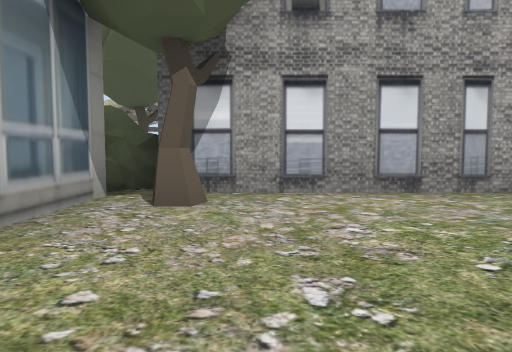
View 1 (above)

24 first-person views from a walk through a 3-D level made in the Unity game engine. The camera is 1.2 m above the floor, tilts 4° down and sees 70° across. The floor is counted in squares, 2.56 m on a side. Each view is taken from the middle of a square. On the plan, view 1 faces up. The plan holds only what a view shows up to about 9 squares ahead; the rest is blank. The place goes on beyond the plan. The player is left out. Some surface patterns are stand-ins.

View 2
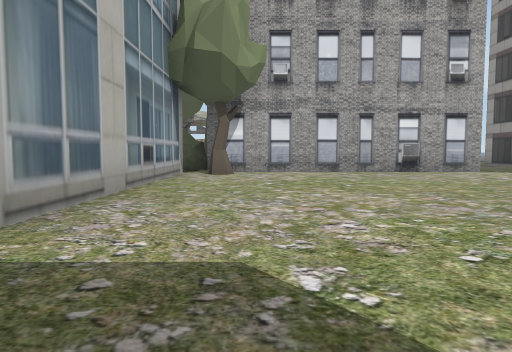

View 3
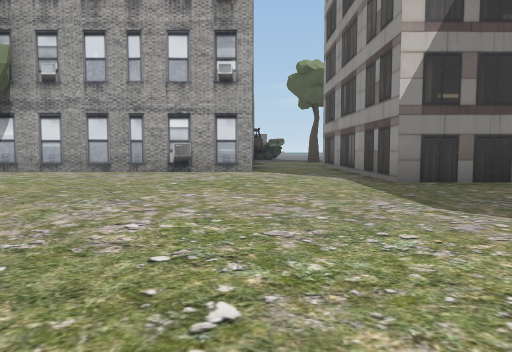

View 4
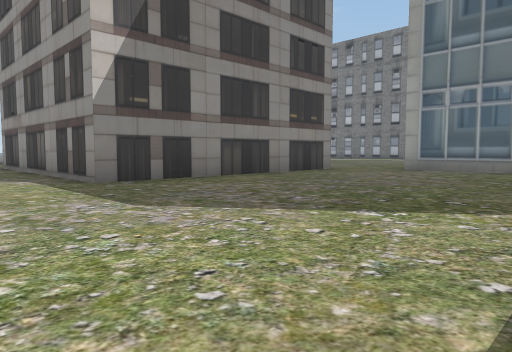

View 5
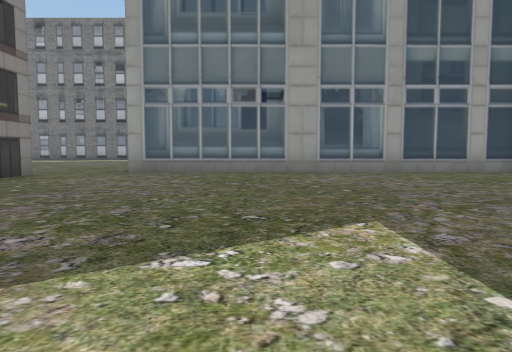

View 6
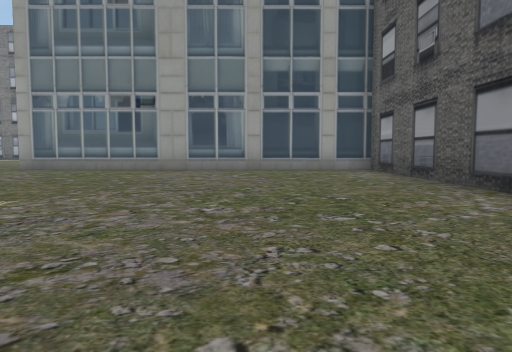

View 7
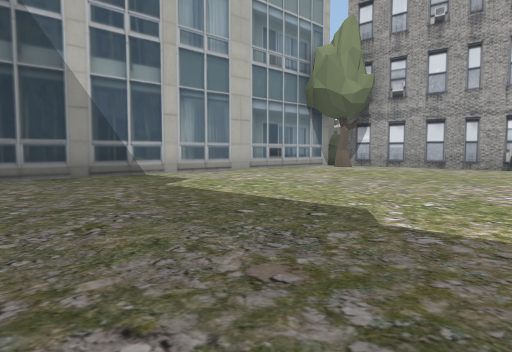

View 8
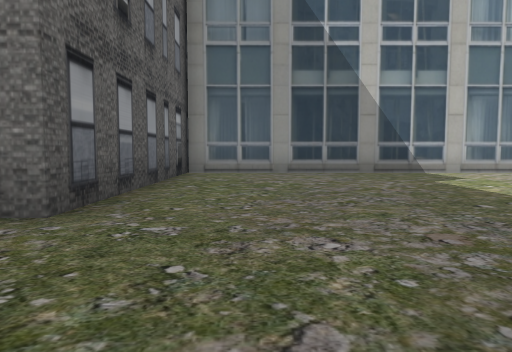

View 9
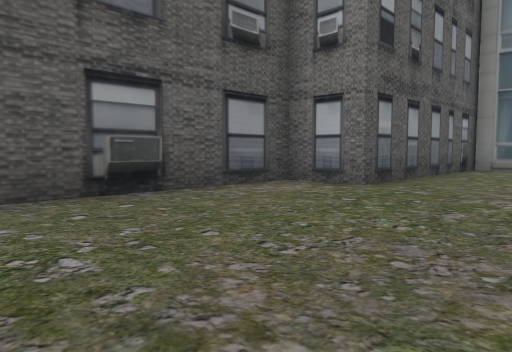

View 10
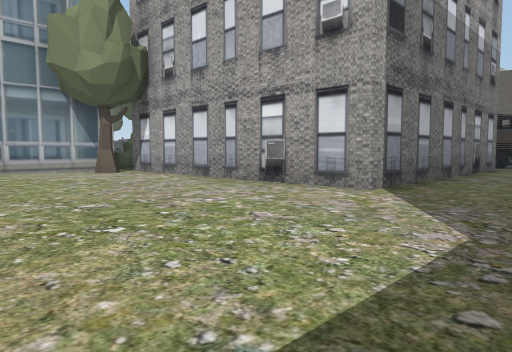

View 11
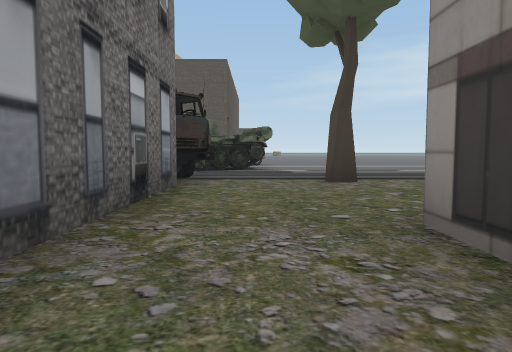

View 12
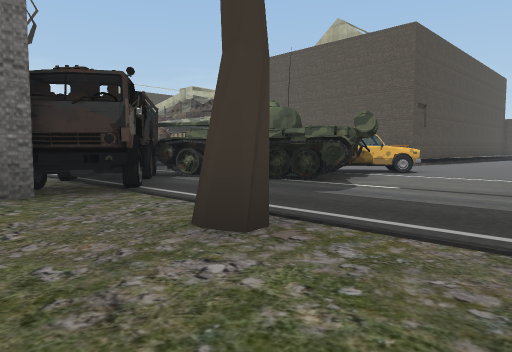

View 13
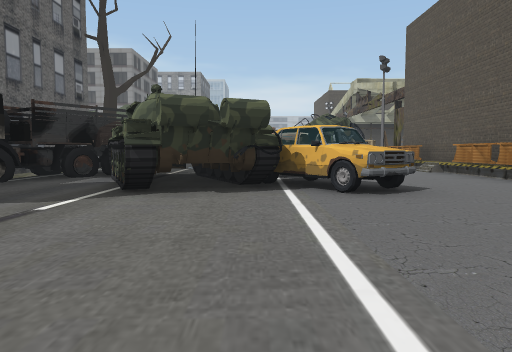

View 14
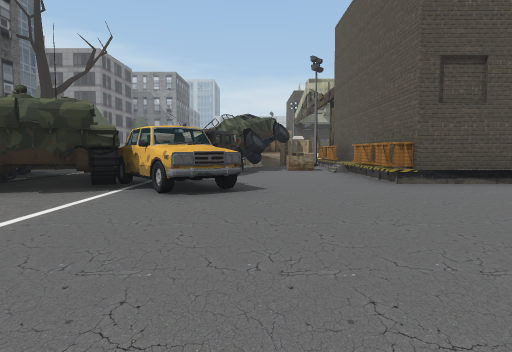

View 15
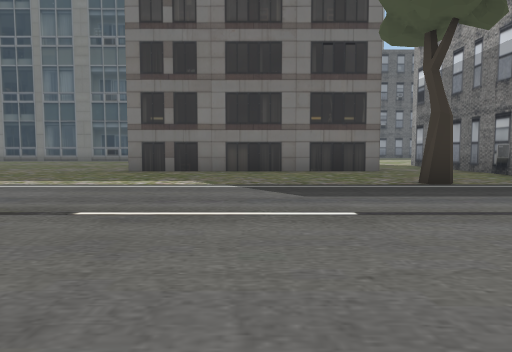

View 16
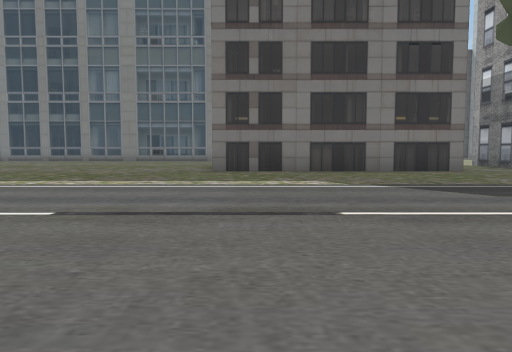

View 17
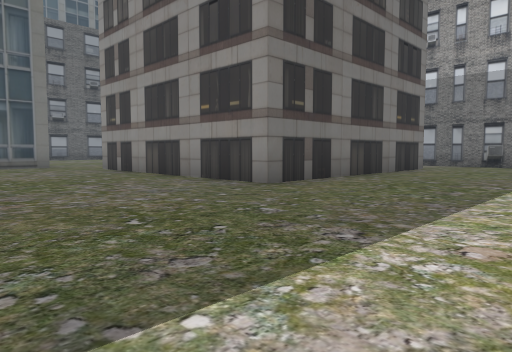

View 18
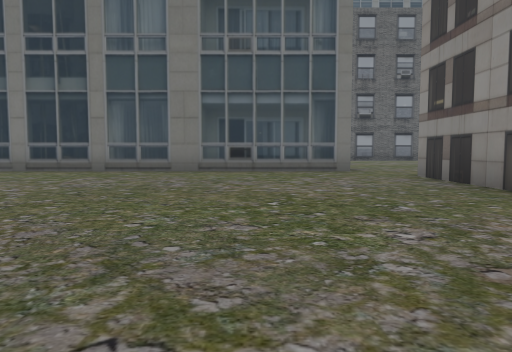

View 19
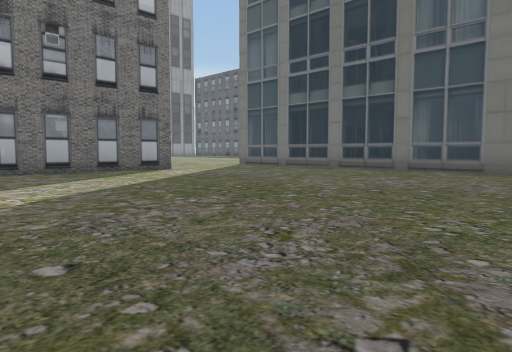

View 20
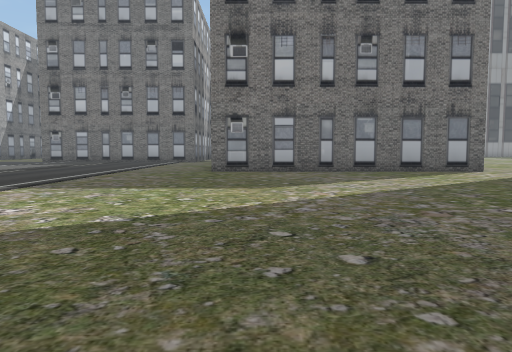

View 21
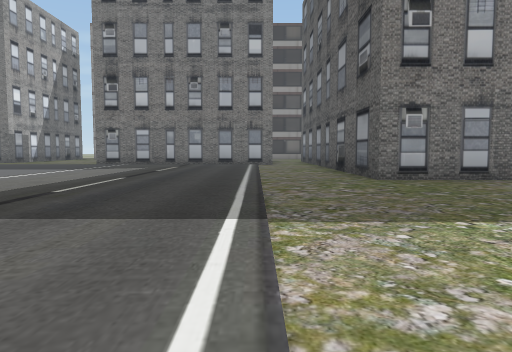

View 22
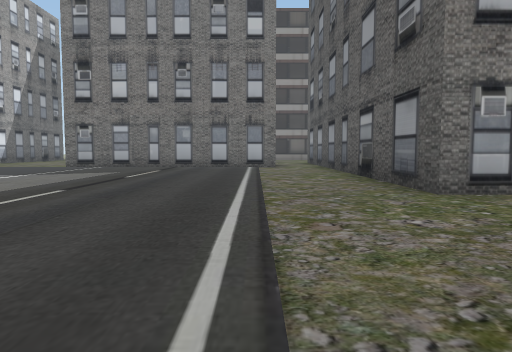

View 23
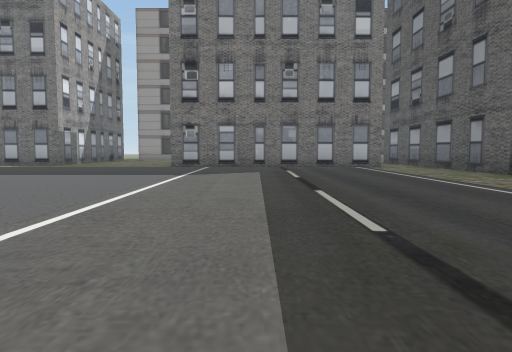

View 24
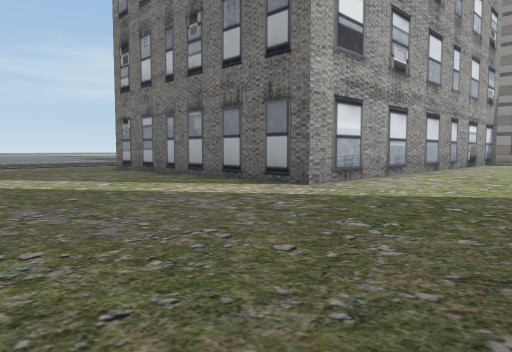

### Floor plan
Points are (right, up) in squares from view 1. A wall is a line through its corners. A room is listed if a view was taken in it or the views show most of it. See-through windows are left out.
Room 1 (views 1, 2, 3, 4, 5, 6, 7, 8, 9, 10)
walls: (8.9, -8.8) (13.9, -8.8) (13.9, -0.3); (4.9, 4) (-1.1, 4); (13, 1.3) (7.1, 1.3) (7.1, 3.5); (-1.9, -7.4) (3.5, -7.4) (3.5, -8.8) (7.4, -8.8); (-1.6, 3.5) (-1.6, -7.5)
ways out: opening at (6, 4) to room 2; opening at (13.5, 0.5) to room 2
objects: other object (-1, 3)
Room 2 (views 11, 12, 13, 14, 15, 16, 17, 18, 19, 20, 21, 22, 23, 24)
walls: (5.7, 13.8) (4.9, 13.4); (5.6, 13.4) (3.5, 12.4); (13.9, -0.3) (21.9, -0.3); (5.7, 15.3) (5.7, 14.7); (4.9, 10) (4.9, 4); (5.6, 15.2) (5.9, 14.5); (7.1, 3.5) (7.1, 7.3) (13, 7.3) (13, 1.3); (3.9, 12.9) (3.2, 12.6); (29.5, 3) (24, 3) (24, 9) (29.1, 9); (4.9, 20.6) (4.9, 19.4); (1, 10) (2.5, 10); (2.6, 19.2) (1.5, 19.2)
ways out: opening at (6, 4) to room 1; opening at (13.5, 0.5) to room 1; opening at (1.5, 14)
objects: other object (0, 16) to (1, 17); other object (1, 18); other object (2, 11) to (5, 13); other object (2, 15) to (3, 17); other object (3, 19); other object (4, 16) to (6, 17); other object (4, 19); other object (5, 15); other object (5, 19); other object (6, 14); other object (7, 11)

Positions as (right, up) in squares from view 1, and headings:
1: (0, 0), facing up
2: (0, -4), facing up
3: (5, -4), facing up
4: (5, -4), facing up-right
5: (6, -3), facing right
6: (5, -6), facing right
7: (5, -6), facing up-left
8: (6, -6), facing left
9: (8, -5), facing down-left
10: (7, 0), facing up-left
11: (6, 5), facing up
12: (9, 9), facing up-left
13: (10, 15), facing left
14: (10, 17), facing left
15: (10, 16), facing down
16: (12, 16), facing down
17: (17, 11), facing down-left
18: (16, 8), facing down
19: (16, 8), facing down-right
20: (16, 8), facing right
21: (18, 11), facing right
22: (20, 11), facing right
23: (20, 14), facing right
24: (20, 0), facing up-right
